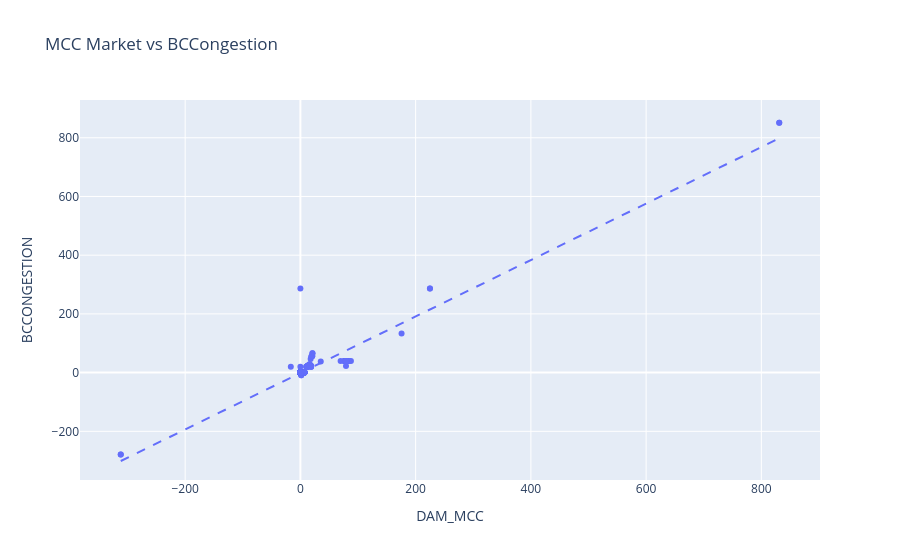

The code cell stored with this chart in its notebook:
### Code cell
import plotly.express as px
import numpy as np

# Convert Decimal → float
results_df["DAM_MCC"] = results_df["DAM_MCC"].astype(float)
results_df["BCCONGESTION"] = results_df["BCCONGESTION"].astype(float)

# Trend line
m, b = np.polyfit(results_df["DAM_MCC"], results_df["BCCONGESTION"], 1)
results_df["trendline"] = m * results_df["DAM_MCC"] + b

fig = px.scatter(
    results_df,
    x="DAM_MCC",
    y="BCCONGESTION",
    hover_name="ID",              # ID displayed on hover
    title="MCC Market vs BCCongestion"
)

fig.add_traces(px.line(
    results_df.sort_values("DAM_MCC"),
    x="DAM_MCC", y="trendline"
).update_traces(line=dict(dash="dash")).data)

fig.show()

### Figure 1 — Plotly figure (JSON) as saved in the notebook; plotly's stock layout.template omitted (floating-point values rounded to 4 significant figures; data arrays with more than 128 entries replaced by an {"elided": "..."} marker saying what was removed)
{"data": [{"hovertemplate": "<b>%{hovertext}</b><br><br>DAM_MCC=%{x}<br>BCCONGESTION=%{y}<extra></extra>", "hovertext": {"elided": "541 int values"}, "legendgroup": "", "marker": {"color": "#636efa", "symbol": "circle"}, "mode": "markers", "name": "", "orientation": "v", "showlegend": false, "type": "scatter", "x": {"elided": "541 float values"}, "xaxis": "x", "y": {"elided": "541 float values"}, "yaxis": "y"}, {"hovertemplate": "DAM_MCC=%{x}<br>trendline=%{y}<extra></extra>", "legendgroup": "", "line": {"color": "#636efa", "dash": "dash"}, "marker": {"symbol": "circle"}, "mode": "lines", "name": "", "orientation": "v", "showlegend": false, "type": "scatter", "x": {"elided": "541 float values"}, "xaxis": "x", "y": {"elided": "541 float values"}, "yaxis": "y"}], "layout": {"legend": {"tracegroupgap": 0}, "title": {"text": "MCC Market vs BCCongestion"}, "xaxis": {"anchor": "y", "domain": [0, 1], "title": {"text": "DAM_MCC"}}, "yaxis": {"anchor": "x", "domain": [0, 1], "title": {"text": "BCCONGESTION"}}}}
